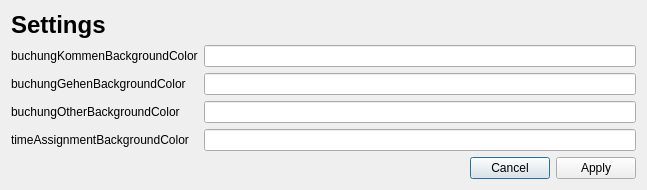
<?xml version="1.0" encoding="UTF-8"?>
<ui version="4.0">
 <class>SettingsDialog</class>
 <widget class="QDialog" name="SettingsDialog">
  <property name="geometry">
   <rect>
    <x>0</x>
    <y>0</y>
    <width>647</width>
    <height>235</height>
   </rect>
  </property>
  <property name="maximumSize">
   <size>
    <width>16777215</width>
    <height>0</height>
   </size>
  </property>
  <property name="windowTitle">
   <string>Dialog</string>
  </property>
  <layout class="QVBoxLayout" name="verticalLayout" stretch="0,1,0">
   <item>
    <widget class="QLabel" name="labelTitle">
     <property name="text">
      <string>&lt;h1&gt;Settings&lt;/h1&gt;</string>
     </property>
    </widget>
   </item>
   <item>
    <layout class="QFormLayout" name="formLayout">
     <item row="0" column="0">
      <widget class="QLabel" name="labelbuchungKommenBackgroundColor">
       <property name="text">
        <string>buchungKommenBackgroundColor</string>
       </property>
       <property name="buddy">
        <cstring>lineEditBuchungKommenBackgroundColor</cstring>
       </property>
      </widget>
     </item>
     <item row="1" column="0">
      <widget class="QLabel" name="labelbuchungGehenBackgroundColor">
       <property name="text">
        <string>buchungGehenBackgroundColor</string>
       </property>
       <property name="buddy">
        <cstring>lineEditBuchungGehenBackgroundColor</cstring>
       </property>
      </widget>
     </item>
     <item row="2" column="0">
      <widget class="QLabel" name="labelbuchungOtherBackgroundColor">
       <property name="text">
        <string>buchungOtherBackgroundColor</string>
       </property>
       <property name="buddy">
        <cstring>lineEditBuchungOtherBackgroundColor</cstring>
       </property>
      </widget>
     </item>
     <item row="3" column="0">
      <widget class="QLabel" name="labelTimeAssignmentBackgroundColor">
       <property name="text">
        <string>timeAssignmentBackgroundColor</string>
       </property>
       <property name="buddy">
        <cstring>lineEditTimeAssignmentBackgroundColor</cstring>
       </property>
      </widget>
     </item>
     <item row="0" column="1">
      <widget class="QLineEdit" name="lineEditBuchungKommenBackgroundColor"/>
     </item>
     <item row="1" column="1">
      <widget class="QLineEdit" name="lineEditBuchungGehenBackgroundColor"/>
     </item>
     <item row="2" column="1">
      <widget class="QLineEdit" name="lineEditBuchungOtherBackgroundColor"/>
     </item>
     <item row="3" column="1">
      <widget class="QLineEdit" name="lineEditTimeAssignmentBackgroundColor"/>
     </item>
    </layout>
   </item>
   <item>
    <widget class="QDialogButtonBox" name="buttonBox">
     <property name="orientation">
      <enum>Qt::Horizontal</enum>
     </property>
     <property name="standardButtons">
      <set>QDialogButtonBox::Apply|QDialogButtonBox::Cancel</set>
     </property>
    </widget>
   </item>
  </layout>
 </widget>
 <resources/>
 <connections>
  <connection>
   <sender>buttonBox</sender>
   <signal>rejected()</signal>
   <receiver>SettingsDialog</receiver>
   <slot>reject()</slot>
   <hints>
    <hint type="sourcelabel">
     <x>316</x>
     <y>260</y>
    </hint>
    <hint type="destinationlabel">
     <x>286</x>
     <y>274</y>
    </hint>
   </hints>
  </connection>
 </connections>
</ui>
